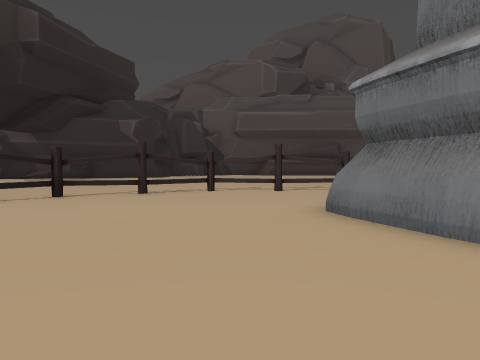
[1] (above)

24 first-person views from a walk through a 3-D level made in the Godot game engine. The camera is 1.5 m above the floor, tilts 2° down and sees 70° across. The floor is counted in squares, 2 m on a side. Each view is taken from the middle of a square. On the plan, view 1 faces up. The plan holds only what a view shows up to about 11 squares ahead; the rest is blank. The place goes on beyond the plan. Characters and animated objects are left out.

[2]
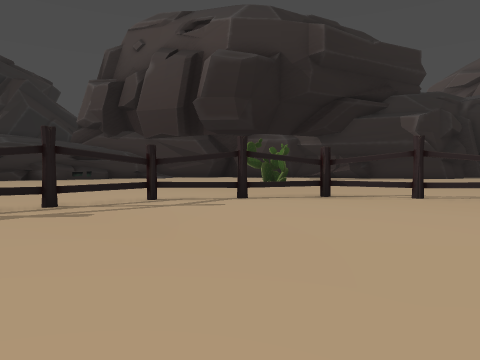

[3]
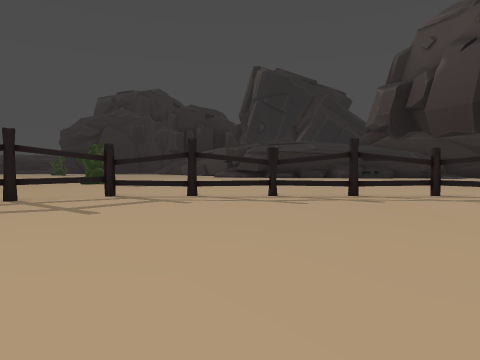

[4]
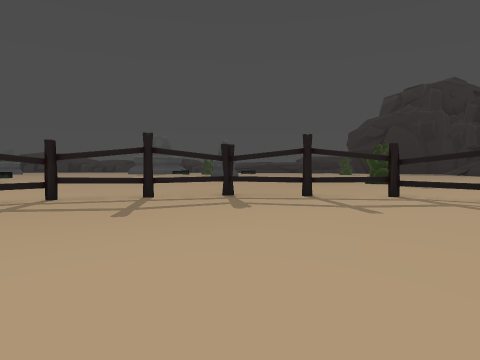

[5]
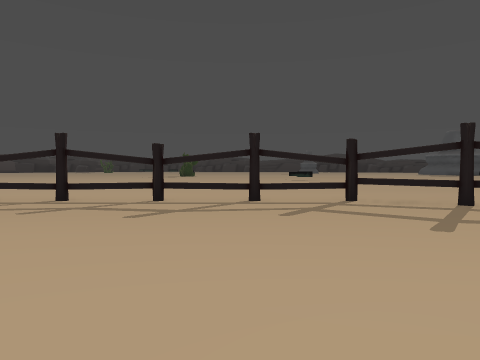

[6]
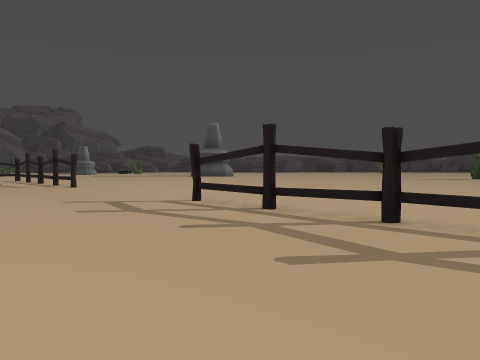

[7]
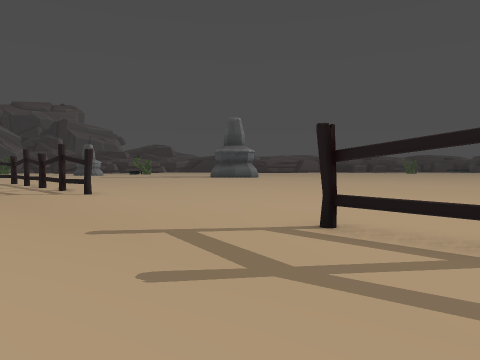

[8]
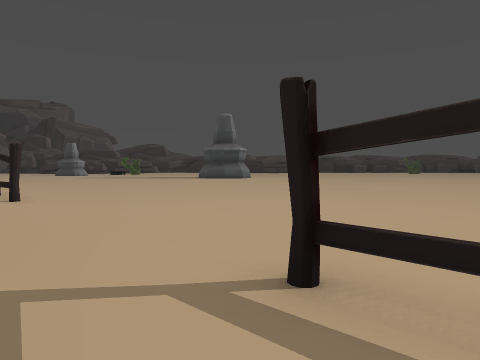

[9]
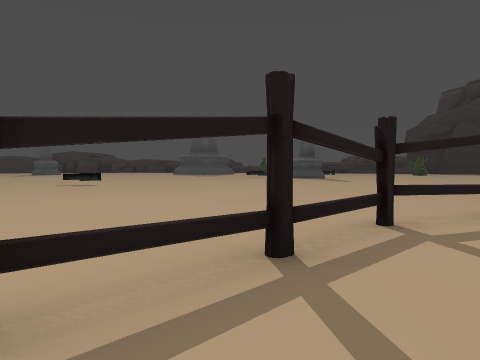

[10]
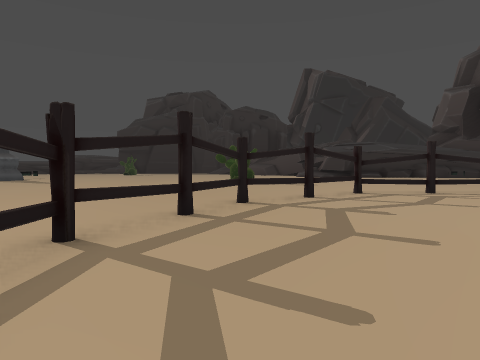

[11]
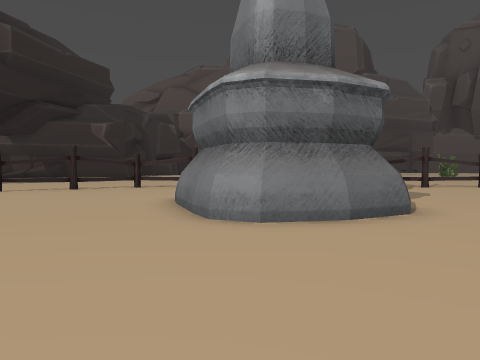

[12]
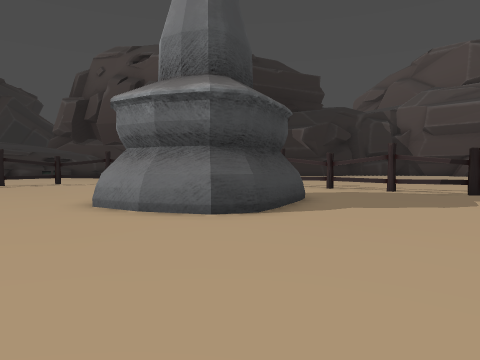

[13]
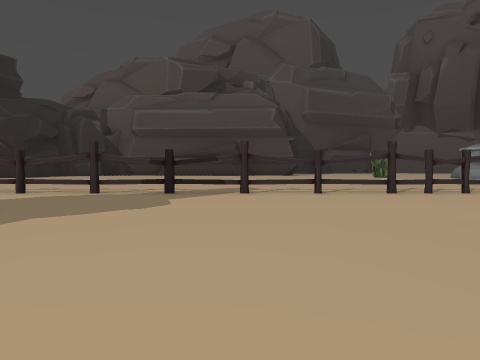

[14]
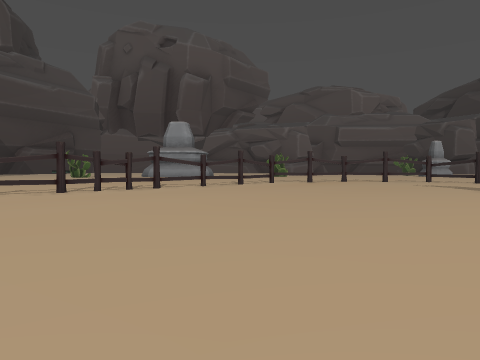

[15]
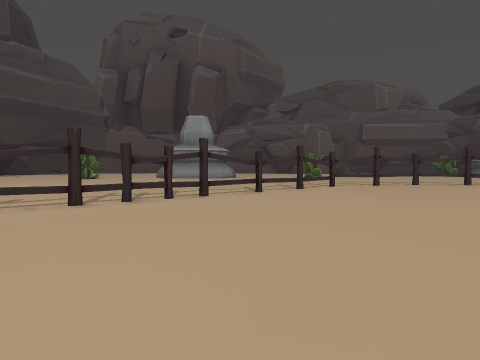

[16]
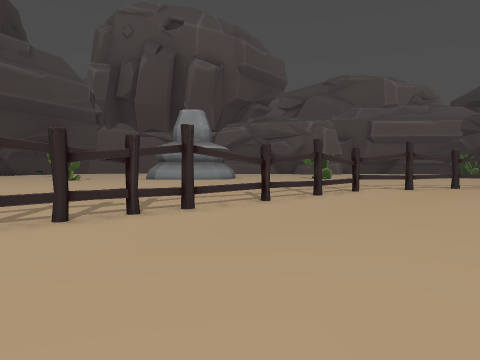

[17]
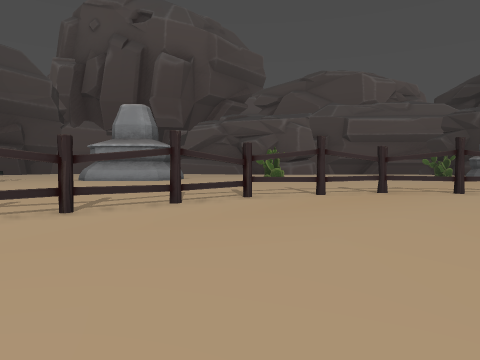

[18]
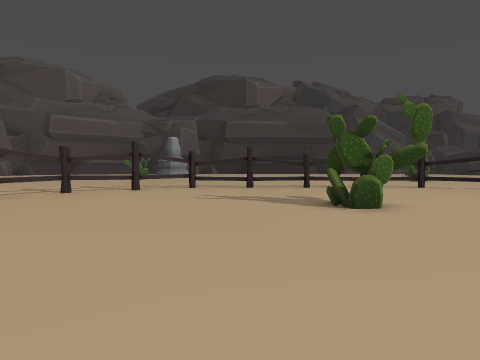

[19]
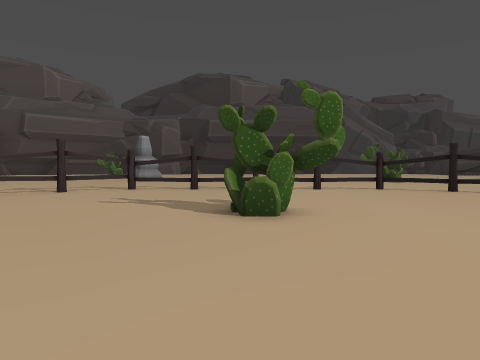

[20]
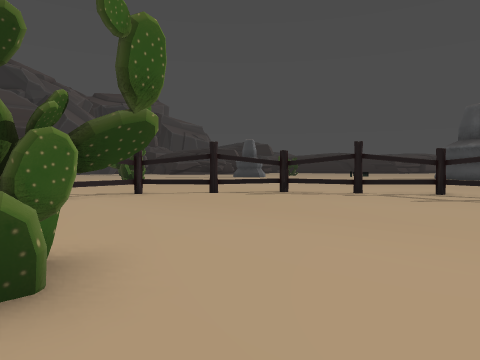

[21]
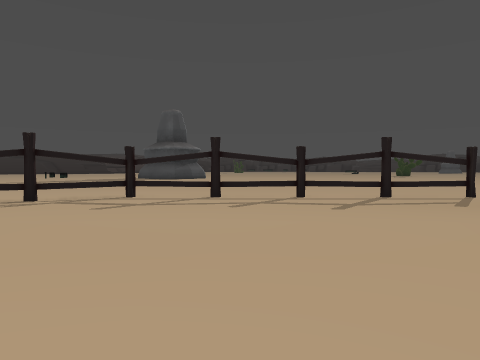

[22]
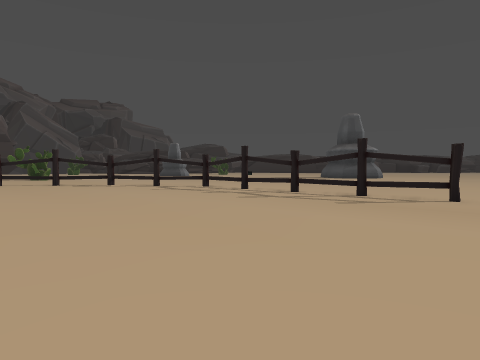

[23]
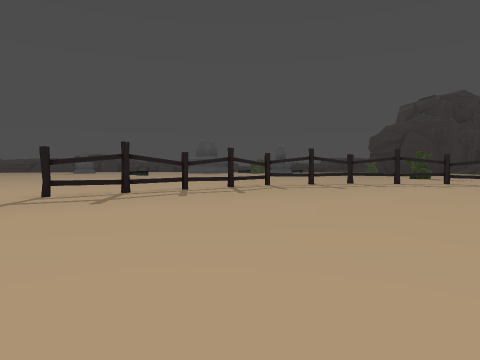

[24]
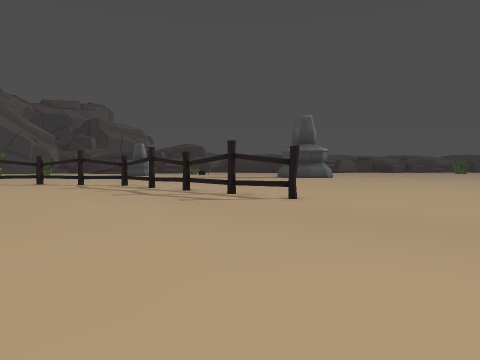

### Floor plan
Key: @ floor where view 1 was taken; # wall or solid block; . floor; = window, fence, low wall or low ledge; F fence; T thing the floor can be seen under or through.
Columns run from 8 left of view 1 to 30 right of it. Each row starts with its distance up from view 1.
 11  .....=#   ===#=#===#====##=#=#==##...
 10  ....=..... ......................###.
  9  ..F=...... ........................FF.
  8 ...F.......  ........................FF
  7 ..F........  #........................F
  6 .F........#  #.........................
  5 .#........#  ##........................
  4 .=........#####........................
  3 .#.........###.........................
  2 .=...............................#....
  1 .#...............................#...
  0 .=......@.................   ..........
 -1 .#..................  .................
 -2 .=.....................................
 -3 .#.....................................
 -4 .F....................................F
 -5 ..F...................................F
 -6 ...F.................................F
 -7 ...FT...............................=F
 -8 .....TTT......................... =#.
 -9 .......T==#===#=#.......#=#======T...
-10  .....................................
-11   ....................................
-12   ........................
-13 ............    .........
-14 ..  ........    ........
-15      .......    .......

Positions as (right, up) in squares from view 1, and headings:
1: (0, 0), facing up
2: (0, 1), facing up-left
3: (2, 0), facing left
4: (2, 0), facing down-left
5: (2, -1), facing down
6: (2, -4), facing down-right
7: (6, -5), facing down-right
8: (7, -7), facing down-right
9: (4, -7), facing down-left
10: (3, -7), facing left
11: (3, -2), facing up
12: (10, 0), facing up-left
13: (10, 1), facing up
14: (11, 0), facing up-right
15: (12, 4), facing up-right
16: (14, 6), facing up-right
17: (18, 5), facing up-right
18: (18, 4), facing right
19: (19, 2), facing right
20: (22, 2), facing down-right
21: (22, 0), facing down
22: (14, 0), facing down-right
23: (11, 1), facing down-left
24: (11, -2), facing down-right
